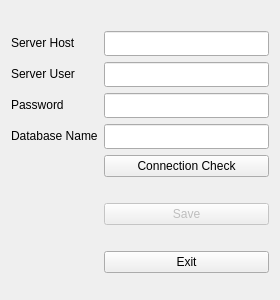
<?xml version="1.0" encoding="UTF-8"?>
<ui version="4.0">
 <class>Form</class>
 <widget class="QWidget" name="Form">
  <property name="geometry">
   <rect>
    <x>0</x>
    <y>0</y>
    <width>280</width>
    <height>300</height>
   </rect>
  </property>
  <property name="minimumSize">
   <size>
    <width>280</width>
    <height>300</height>
   </size>
  </property>
  <property name="maximumSize">
   <size>
    <width>280</width>
    <height>300</height>
   </size>
  </property>
  <property name="windowTitle">
   <string>Form</string>
  </property>
  <layout class="QGridLayout" name="gridLayout_3">
   <item row="5" column="0">
    <layout class="QFormLayout" name="formLayout">
     <item row="3" column="0">
      <widget class="QLabel" name="label_3">
       <property name="font">
        <font>
         <pointsize>9</pointsize>
        </font>
       </property>
       <property name="text">
        <string>Server User</string>
       </property>
      </widget>
     </item>
     <item row="3" column="1">
      <widget class="QLineEdit" name="userName">
       <property name="minimumSize">
        <size>
         <width>0</width>
         <height>25</height>
        </size>
       </property>
       <property name="font">
        <font>
         <pointsize>9</pointsize>
        </font>
       </property>
      </widget>
     </item>
     <item row="4" column="0">
      <widget class="QLabel" name="label_4">
       <property name="font">
        <font>
         <pointsize>9</pointsize>
        </font>
       </property>
       <property name="text">
        <string>Password</string>
       </property>
      </widget>
     </item>
     <item row="4" column="1">
      <widget class="QLineEdit" name="password">
       <property name="minimumSize">
        <size>
         <width>0</width>
         <height>25</height>
        </size>
       </property>
       <property name="font">
        <font>
         <pointsize>9</pointsize>
        </font>
       </property>
      </widget>
     </item>
     <item row="5" column="0">
      <widget class="QLabel" name="label_5">
       <property name="font">
        <font>
         <pointsize>9</pointsize>
        </font>
       </property>
       <property name="text">
        <string>Database Name</string>
       </property>
      </widget>
     </item>
     <item row="5" column="1">
      <widget class="QLineEdit" name="databaseName">
       <property name="minimumSize">
        <size>
         <width>0</width>
         <height>25</height>
        </size>
       </property>
       <property name="font">
        <font>
         <pointsize>9</pointsize>
        </font>
       </property>
      </widget>
     </item>
     <item row="1" column="1">
      <widget class="QLineEdit" name="serverHost">
       <property name="minimumSize">
        <size>
         <width>0</width>
         <height>25</height>
        </size>
       </property>
       <property name="font">
        <font>
         <pointsize>9</pointsize>
        </font>
       </property>
      </widget>
     </item>
     <item row="1" column="0">
      <widget class="QLabel" name="label_2">
       <property name="font">
        <font>
         <pointsize>9</pointsize>
        </font>
       </property>
       <property name="text">
        <string>Server Host</string>
       </property>
      </widget>
     </item>
     <item row="7" column="1">
      <widget class="QPushButton" name="dbCheck_btn">
       <property name="font">
        <font>
         <pointsize>9</pointsize>
        </font>
       </property>
       <property name="text">
        <string>Connection Check</string>
       </property>
      </widget>
     </item>
     <item row="8" column="1">
      <widget class="QLabel" name="status_label">
       <property name="font">
        <font>
         <pointsize>9</pointsize>
        </font>
       </property>
       <property name="text">
        <string/>
       </property>
      </widget>
     </item>
     <item row="9" column="1">
      <widget class="QPushButton" name="save_btn">
       <property name="enabled">
        <bool>false</bool>
       </property>
       <property name="font">
        <font>
         <pointsize>9</pointsize>
        </font>
       </property>
       <property name="text">
        <string>Save</string>
       </property>
      </widget>
     </item>
     <item row="10" column="1">
      <widget class="QLabel" name="save_label">
       <property name="text">
        <string/>
       </property>
      </widget>
     </item>
     <item row="13" column="1">
      <widget class="QPushButton" name="Exit_btn">
       <property name="text">
        <string>Exit</string>
       </property>
      </widget>
     </item>
    </layout>
   </item>
   <item row="0" column="0">
    <spacer name="verticalSpacer">
     <property name="orientation">
      <enum>Qt::Vertical</enum>
     </property>
     <property name="sizeType">
      <enum>QSizePolicy::Fixed</enum>
     </property>
     <property name="sizeHint" stdset="0">
      <size>
       <width>20</width>
       <height>20</height>
      </size>
     </property>
    </spacer>
   </item>
  </layout>
 </widget>
 <resources/>
 <connections/>
</ui>
